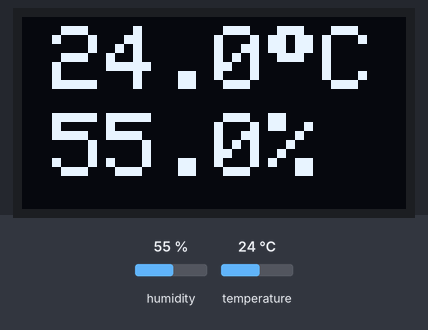
Recording of a sketch running on a simulated ESP32. On the bench: 128×64 one-colour display. The inputs (shaded band) are chosen by the test bench; at power-on: humidity 55 %, temperature 24 °C. What the sketch prints to the serial monitor is not drawn.

Above: at 3.2 s.
3.3 s: humidity set to 22 %
At 8.7 s:
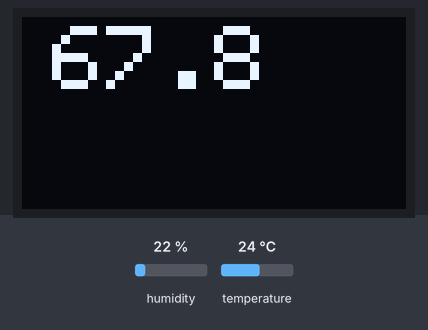
12.4 s: temperature set to 12 °C
At 15.4 s:
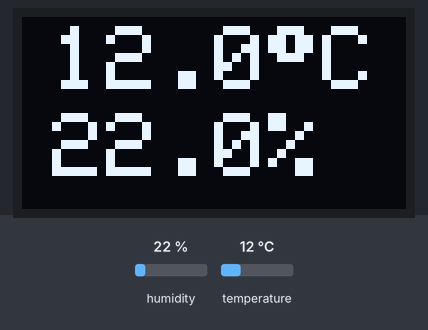
17.8 s: humidity set to 40 %
At 18.8 s:
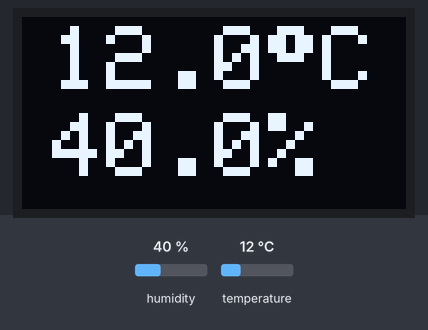
22.6 s: temperature set to 19 °C
At 26.8 s:
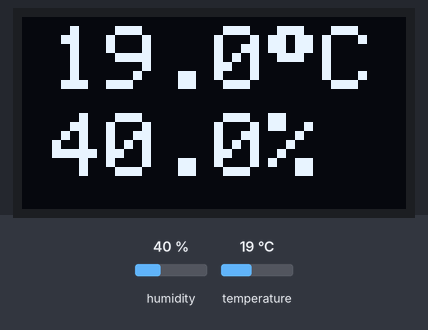
Timing chart, 0 to 28.3 s (numbered marks = the images above; inputs shaded):
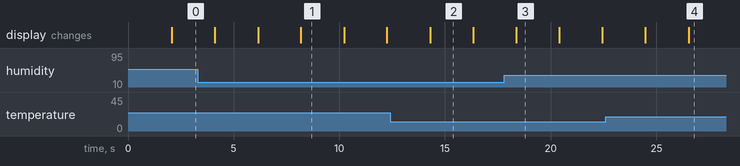

The sketch:

disconfort_termic.ino
```cpp
/*
 * This ESP32 code is created by esp32io.com
 *
 * This ESP32 code is released in the public domain
 *
 * For more detail (instruction and wiring diagram), visit https://esp32io.com/tutorials/esp32-dht11-oled
 */

#include <Wire.h>
#include <Adafruit_GFX.h>
#include <Adafruit_SSD1306.h>
#include <DHT.h>

#define SCREEN_WIDTH 128 // OLED display width,  in pixels
#define SCREEN_HEIGHT 64 // OLED display height, in pixels

#define DHT11_PIN 4 // The ESP32 pin GPIO23 connected to DHT11 sensor

Adafruit_SSD1306 oled(SCREEN_WIDTH, SCREEN_HEIGHT, &Wire, -1); // create SSD1306 display object connected to I2C
DHT dht11(DHT11_PIN, DHT11);

String temperature;
String humidity;
String itu_string;

void setup() {
  Serial.begin(9600);

  // initialize OLED display with address 0x3C for 128x64
  if (!oled.begin(SSD1306_SWITCHCAPVCC, 0x3C)) {
    Serial.println(F("SSD1306 allocation failed"));
    while (true)
      ;
  }

  delay(2000);          // wait for initializing
  oled.clearDisplay();  // clear display

  oled.setTextSize(3);       // text size
  oled.setTextColor(WHITE);  // text color
  oled.setCursor(0, 10);     // position to display

  dht11.begin();  // initialize DHT11 the temperature and humidity sensor

  temperature.reserve(10);  // to avoid fragmenting memory when using String
  humidity.reserve(10);     // to avoid fragmenting memory when using String
}

void loop() {
  float humi = dht11.readHumidity();      // read humidity
  float tempC = dht11.readTemperature();
  float itu = 0;  // read temperature

  // check if any reads failed
  if (isnan(humi) || isnan(tempC) || isnan(itu)) {
    temperature = "Failed";
    humidity = "Failed";
  } else {
    itu = get_coef(tempC, humi);
    temperature = String(tempC, 1);  // one decimal places
    temperature += char(247);        // degree character
    temperature += "C";
    humidity = String(humi, 1);  // one decimal places
    humidity += "%";
    itu_string = String(itu, 1);
  }

  Serial.print(tempC);  // print to Serial Monitor
  Serial.print("°C | " );  // print to Serial Monitor
  Serial.print(humi);  // print to Serial Monitor
  Serial.println("%");  // print to Serial Monitor
  oledDisplayCenter(temperature, humidity);      // display temperature and humidity on OLED
  delay(2000);
  displayitu(itu_string);
  delay(2000);
}

void oledDisplayCenter(String temperature, String humidity) {
  int16_t x1;
  int16_t y1;
  uint16_t width_T;
  uint16_t height_T;
  uint16_t width_H;
  uint16_t height_H;

  oled.getTextBounds(temperature, 0, 0, &x1, &y1, &width_T, &height_T);
  oled.getTextBounds(temperature, 0, 0, &x1, &y1, &width_H, &height_H);

  // display on horizontal and vertical center
  oled.clearDisplay();  // clear display
  oled.setCursor((SCREEN_WIDTH - width_T) / 2, SCREEN_HEIGHT / 2 - height_T - 5);
  oled.println(temperature);  // text to display
  oled.setCursor((SCREEN_WIDTH - width_H) / 2, SCREEN_HEIGHT / 2);
  oled.println(humidity);  // text to display
  oled.display();
}

void displayitu(String itu){
  int16_t x1;
  int16_t y1;
  uint16_t width_T;
  uint16_t height_T;
  uint16_t width_H;
  uint16_t height_H;

  oled.getTextBounds(temperature, 0, 0, &x1, &y1, &width_T, &height_T);
  oled.getTextBounds(temperature, 0, 0, &x1, &y1, &width_H, &height_H);

  oled.clearDisplay();
  oled.setCursor((SCREEN_WIDTH - width_T) / 2, SCREEN_HEIGHT / 2 - height_T - 5);
  oled.println(itu);
  oled.display();

}

float get_coef(float t, float u){
  float itu = (t*1.8 + 32) - (0.55 - 0.0055 * u) * ((t*1.8 + 32) - 58);
  return itu;
}
```

Measured:
- after the input at 3.3 s, the display: first differs from a run without the input after 2.9 s (image 1 shows a later state)
- after the input at 12.4 s, the display: changes after 1.9 s (image 2)
- after the input at 17.8 s, the display: changes after 0.58 s (image 3)
- after the input at 22.6 s, the display: first differs from a run without the input after 3.9 s (image 4)
- what the display in image 1 shows lasts 2.0 s, from 8.2 s to 10.2 s
